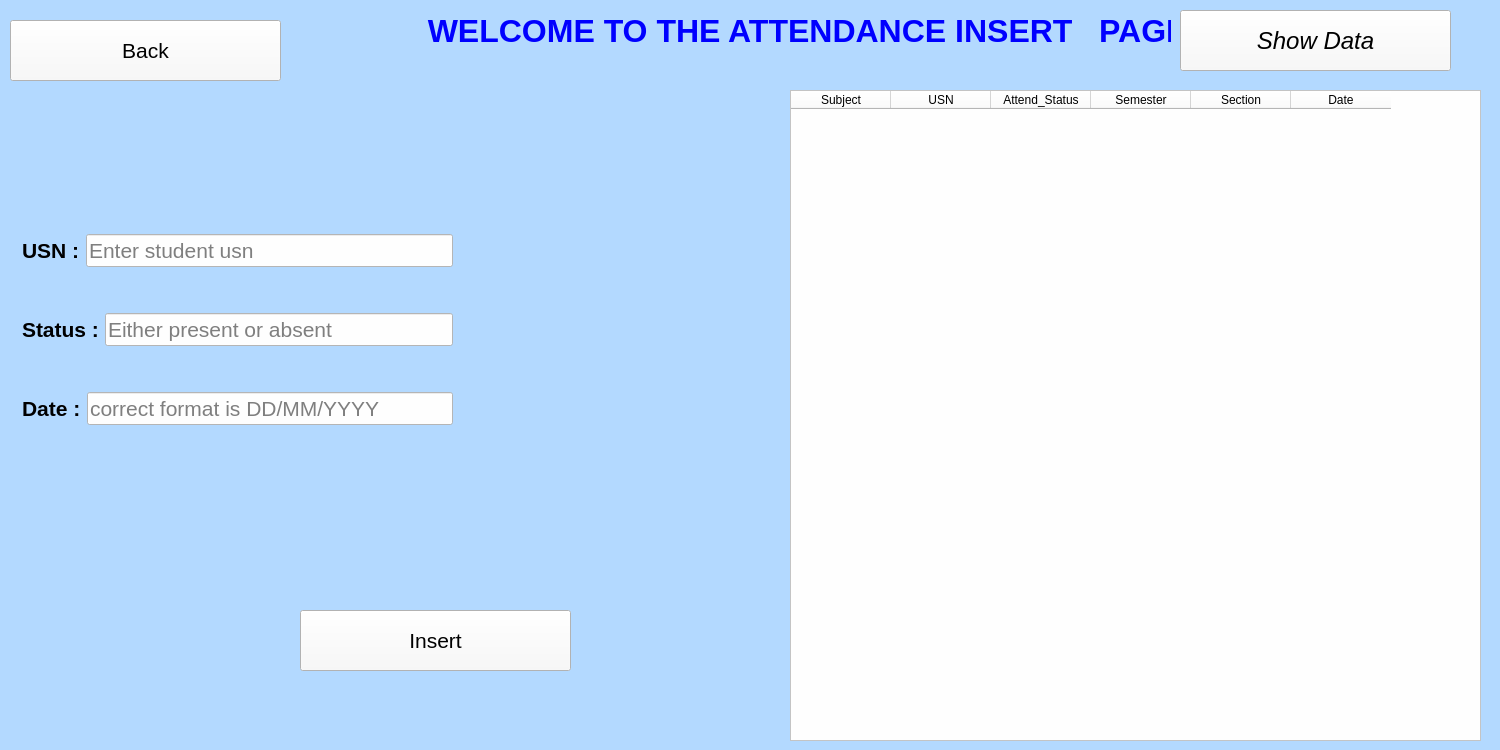
<?xml version="1.0" encoding="UTF-8"?>
<ui version="4.0">
 <class>Form</class>
 <widget class="QWidget" name="Form">
  <property name="geometry">
   <rect>
    <x>0</x>
    <y>0</y>
    <width>1500</width>
    <height>750</height>
   </rect>
  </property>
  <property name="windowTitle">
   <string>Form</string>
  </property>
  <property name="styleSheet">
   <string notr="true">background-color:rgb(179, 217, 255)</string>
  </property>
  <widget class="QLabel" name="out">
   <property name="geometry">
    <rect>
     <x>410</x>
     <y>0</y>
     <width>761</width>
     <height>61</height>
    </rect>
   </property>
   <property name="font">
    <font>
     <pointsize>24</pointsize>
     <italic>false</italic>
     <bold>true</bold>
    </font>
   </property>
   <property name="styleSheet">
    <string notr="true">QLabel{
color:blue;

}

</string>
   </property>
   <property name="text">
    <string>  WELCOME TO THE ATTENDANCE INSERT   PAGE</string>
   </property>
  </widget>
  <widget class="QPushButton" name="insert_data">
   <property name="geometry">
    <rect>
     <x>300</x>
     <y>610</y>
     <width>271</width>
     <height>61</height>
    </rect>
   </property>
   <property name="font">
    <font>
     <pointsize>16</pointsize>
     <italic>false</italic>
    </font>
   </property>
   <property name="styleSheet">
    <string notr="true">background-color:rgb(249, 249, 249)</string>
   </property>
   <property name="text">
    <string>Insert</string>
   </property>
  </widget>
  <widget class="QPushButton" name="Back">
   <property name="geometry">
    <rect>
     <x>10</x>
     <y>20</y>
     <width>271</width>
     <height>61</height>
    </rect>
   </property>
   <property name="font">
    <font>
     <pointsize>16</pointsize>
     <italic>false</italic>
    </font>
   </property>
   <property name="styleSheet">
    <string notr="true">background-color:rgb(249, 249, 249)</string>
   </property>
   <property name="text">
    <string>Back</string>
   </property>
  </widget>
  <widget class="QTableWidget" name="tableWidget">
   <property name="geometry">
    <rect>
     <x>790</x>
     <y>90</y>
     <width>691</width>
     <height>651</height>
    </rect>
   </property>
   <property name="font">
    <font>
     <pointsize>12</pointsize>
     <italic>false</italic>
    </font>
   </property>
   <property name="styleSheet">
    <string notr="true">background-color:rgb(254, 254, 254)</string>
   </property>
   <column>
    <property name="text">
     <string>Subject</string>
    </property>
   </column>
   <column>
    <property name="text">
     <string>USN</string>
    </property>
   </column>
   <column>
    <property name="text">
     <string>Attend_Status</string>
    </property>
   </column>
   <column>
    <property name="text">
     <string>Semester</string>
    </property>
   </column>
   <column>
    <property name="text">
     <string>Section</string>
    </property>
   </column>
   <column>
    <property name="text">
     <string>Date</string>
    </property>
   </column>
  </widget>
  <widget class="QLabel" name="result_label">
   <property name="geometry">
    <rect>
     <x>30</x>
     <y>480</y>
     <width>711</width>
     <height>71</height>
    </rect>
   </property>
   <property name="font">
    <font>
     <pointsize>20</pointsize>
     <italic>false</italic>
    </font>
   </property>
   <property name="styleSheet">
    <string notr="true">QLabel{
color:purple;
}</string>
   </property>
   <property name="text">
    <string/>
   </property>
  </widget>
  <widget class="QPushButton" name="show_data">
   <property name="geometry">
    <rect>
     <x>1180</x>
     <y>10</y>
     <width>271</width>
     <height>61</height>
    </rect>
   </property>
   <property name="font">
    <font>
     <pointsize>18</pointsize>
     <italic>true</italic>
    </font>
   </property>
   <property name="styleSheet">
    <string notr="true">background-color:rgb(249, 249, 249)</string>
   </property>
   <property name="text">
    <string>Show Data</string>
   </property>
  </widget>
  <widget class="QLabel" name="usn_label">
   <property name="geometry">
    <rect>
     <x>480</x>
     <y>220</y>
     <width>251</width>
     <height>61</height>
    </rect>
   </property>
   <property name="font">
    <font>
     <pointsize>16</pointsize>
     <italic>false</italic>
    </font>
   </property>
   <property name="styleSheet">
    <string notr="true">QLabel{
color:red;
}</string>
   </property>
   <property name="text">
    <string/>
   </property>
  </widget>
  <widget class="QLabel" name="date_label">
   <property name="geometry">
    <rect>
     <x>480</x>
     <y>380</y>
     <width>251</width>
     <height>51</height>
    </rect>
   </property>
   <property name="font">
    <font>
     <pointsize>16</pointsize>
     <italic>false</italic>
    </font>
   </property>
   <property name="styleSheet">
    <string notr="true">QLabel{
color:red;
}</string>
   </property>
   <property name="text">
    <string/>
   </property>
  </widget>
  <widget class="QLabel" name="stat_label">
   <property name="geometry">
    <rect>
     <x>480</x>
     <y>300</y>
     <width>251</width>
     <height>51</height>
    </rect>
   </property>
   <property name="font">
    <font>
     <pointsize>16</pointsize>
     <italic>false</italic>
    </font>
   </property>
   <property name="styleSheet">
    <string notr="true">QLabel{
color:red;
}</string>
   </property>
   <property name="text">
    <string/>
   </property>
  </widget>
  <widget class="QWidget" name="layoutWidget">
   <property name="geometry">
    <rect>
     <x>22</x>
     <y>194</y>
     <width>431</width>
     <height>271</height>
    </rect>
   </property>
   <layout class="QVBoxLayout" name="verticalLayout">
    <item>
     <layout class="QHBoxLayout" name="horizontalLayout_2">
      <item>
       <widget class="QLabel" name="label_2">
        <property name="font">
         <font>
          <pointsize>16</pointsize>
          <italic>false</italic>
          <bold>true</bold>
         </font>
        </property>
        <property name="text">
         <string>USN :</string>
        </property>
       </widget>
      </item>
      <item>
       <widget class="QLineEdit" name="usnn">
        <property name="font">
         <font>
          <pointsize>16</pointsize>
          <italic>false</italic>
         </font>
        </property>
        <property name="styleSheet">
         <string notr="true">background-color:rgb(254, 254, 254)</string>
        </property>
        <property name="text">
         <string/>
        </property>
        <property name="placeholderText">
         <string>Enter student usn</string>
        </property>
       </widget>
      </item>
     </layout>
    </item>
    <item>
     <layout class="QHBoxLayout" name="horizontalLayout_4">
      <item>
       <widget class="QLabel" name="label_4">
        <property name="font">
         <font>
          <pointsize>16</pointsize>
          <italic>false</italic>
          <bold>true</bold>
         </font>
        </property>
        <property name="text">
         <string>Status :</string>
        </property>
       </widget>
      </item>
      <item>
       <widget class="QLineEdit" name="stati">
        <property name="font">
         <font>
          <pointsize>16</pointsize>
          <italic>false</italic>
         </font>
        </property>
        <property name="styleSheet">
         <string notr="true">background-color:rgb(254, 254, 254)</string>
        </property>
        <property name="text">
         <string/>
        </property>
        <property name="placeholderText">
         <string>Either present or absent</string>
        </property>
       </widget>
      </item>
     </layout>
    </item>
    <item>
     <layout class="QHBoxLayout" name="horizontalLayout_7">
      <item>
       <widget class="QLabel" name="label_7">
        <property name="font">
         <font>
          <pointsize>16</pointsize>
          <italic>false</italic>
          <bold>true</bold>
         </font>
        </property>
        <property name="text">
         <string>Date :</string>
        </property>
       </widget>
      </item>
      <item>
       <widget class="QLineEdit" name="datei">
        <property name="font">
         <font>
          <pointsize>16</pointsize>
          <italic>false</italic>
         </font>
        </property>
        <property name="styleSheet">
         <string notr="true">background-color:rgb(254, 254, 254)</string>
        </property>
        <property name="text">
         <string/>
        </property>
        <property name="placeholderText">
         <string>correct format is DD/MM/YYYY</string>
        </property>
       </widget>
      </item>
     </layout>
    </item>
   </layout>
  </widget>
 </widget>
 <resources/>
 <connections/>
</ui>
